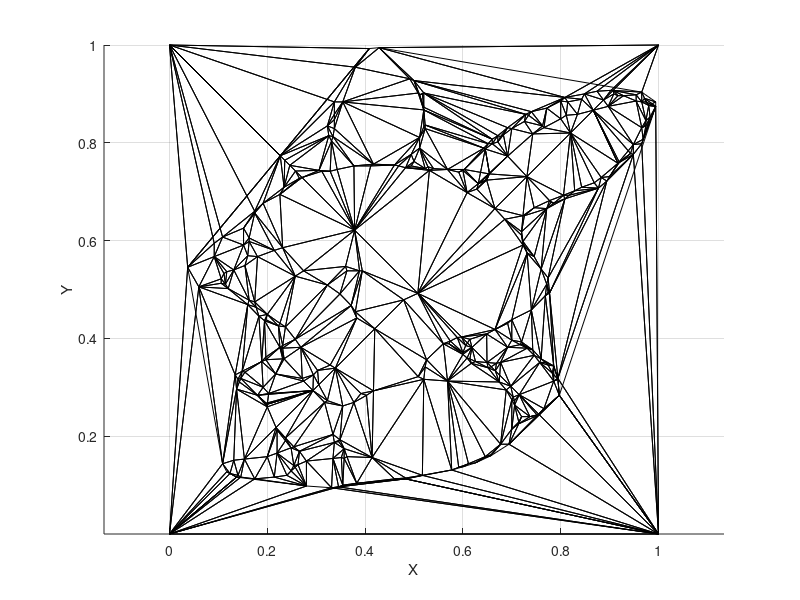

Write MATLAB code to recreate this figure.
figure;

data = importdata('output_2.txt'); % 假设输出的文件名为 output.txt

% 从数据中提取三角形顶点坐标和连接信息
numTriangles = data(1,1);
vertices = data(2:end,:);

% 将顶点坐标和连接信息重新组织成绘制三角形的格式
faces = zeros(numTriangles, 3);
for i = 1:numTriangles 
    faces(i, :) = [i*3-2, i*3-1, i*3];
end

% 绘制三角网格
patch('Vertices', vertices, 'Faces', faces, ...
    'FaceColor', 'none', 'EdgeColor', 'k');

% 设置坐标轴标签
xlabel('X');
ylabel('Y');

% 显示图形
axis equal;
grid on;

% data = importdata('origin.points');
% 
% % 可视化数据
% figure;
% plot(data(:, 1), data(:, 2), 'b.','MarkerSize',5,'MarkerEdgeColor','black'); % 绘制数据点
% xlabel('X');
% ylabel('Y');
% axis equal;
